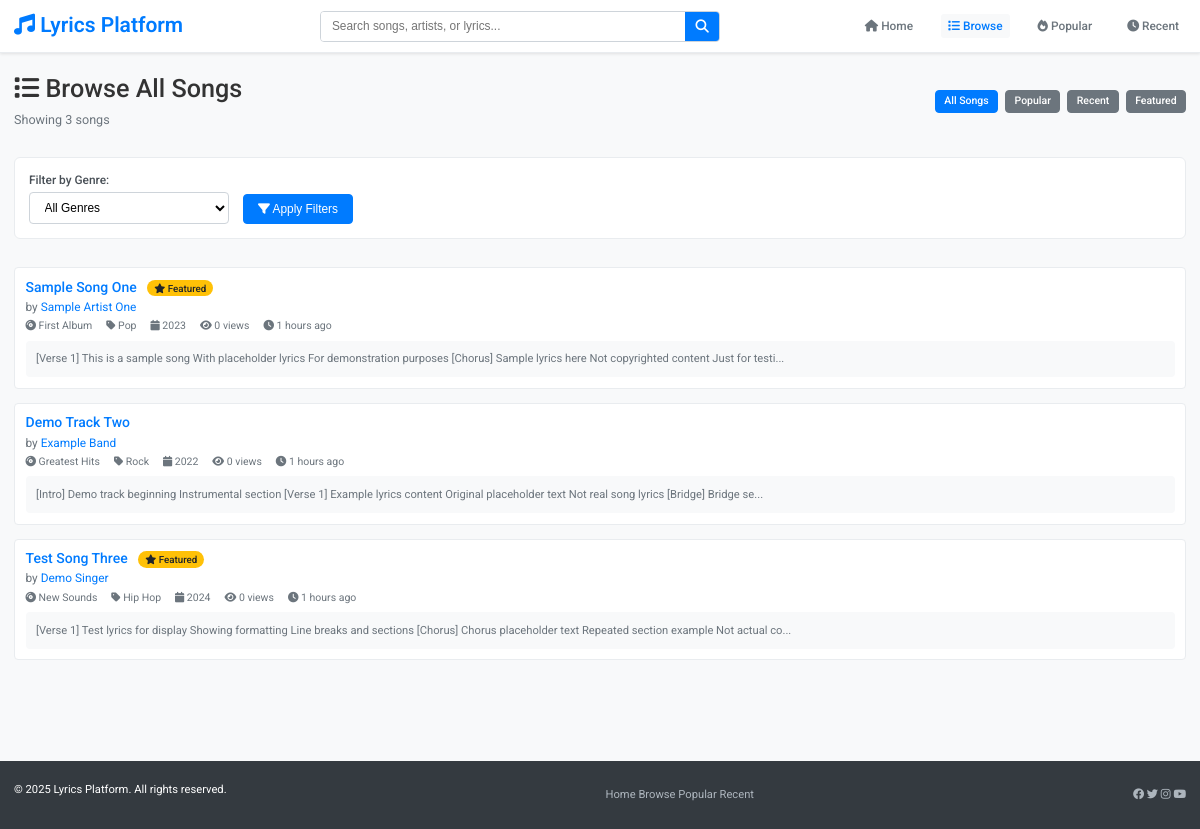
Screenshot of /browse.php with the database file from the repository.
### tables this page shows
CREATE TABLE songs (
    id INT PRIMARY KEY AUTO_INCREMENT,
    title VARCHAR(255) NOT NULL,
    artist_id INT NOT NULL,
    album_id INT DEFAULT NULL,
    genre_id INT DEFAULT NULL,
    lyrics TEXT NOT NULL,
    duration TIME DEFAULT NULL,
    track_number INT DEFAULT NULL,
    release_year YEAR DEFAULT NULL,
    language VARCHAR(50) DEFAULT 'English',
    is_explicit BOOLEAN DEFAULT FALSE,
    is_featured BOOLEAN DEFAULT FALSE,
    view_count INT DEFAULT 0,
    status ENUM('draft', 'published', 'archived') DEFAULT 'published',
    created_at TIMESTAMP DEFAULT CURRENT_TIMESTAMP,
    updated_at TIMESTAMP DEFAULT CURRENT_TIMESTAMP ON UPDATE CURRENT_TIMESTAMP,
    FOREIGN KEY (artist_id) REFERENCES artists(id) ON DELETE CASCADE,
    FOREIGN KEY (album_id) REFERENCES albums(id) ON DELETE SET NULL,
    FOREIGN KEY (genre_id) REFERENCES genres(id) ON DELETE SET NULL,
    INDEX idx_song_title (title),
    INDEX idx_song_artist (artist_id),
    INDEX idx_song_album (album_id),
    INDEX idx_song_genre (genre_id),
    INDEX idx_song_status (status),
    INDEX idx_song_views (view_count DESC),
    INDEX idx_song_created (created_at DESC),
    FULLTEXT idx_song_search (title, lyrics)
);

CREATE TABLE artists (
    id INT PRIMARY KEY AUTO_INCREMENT,
    name VARCHAR(255) NOT NULL UNIQUE,
    bio TEXT DEFAULT NULL,
    country VARCHAR(100) DEFAULT NULL,
    website VARCHAR(255) DEFAULT NULL,
    image_url VARCHAR(500) DEFAULT NULL,
    created_at TIMESTAMP DEFAULT CURRENT_TIMESTAMP,
    updated_at TIMESTAMP DEFAULT CURRENT_TIMESTAMP ON UPDATE CURRENT_TIMESTAMP,
    INDEX idx_artist_name (name)
);

CREATE TABLE albums (
    id INT PRIMARY KEY AUTO_INCREMENT,
    title VARCHAR(255) NOT NULL,
    artist_id INT NOT NULL,
    genre_id INT DEFAULT NULL,
    release_year YEAR DEFAULT NULL,
    cover_image VARCHAR(500) DEFAULT NULL,
    total_tracks INT DEFAULT NULL,
    created_at TIMESTAMP DEFAULT CURRENT_TIMESTAMP,
    updated_at TIMESTAMP DEFAULT CURRENT_TIMESTAMP ON UPDATE CURRENT_TIMESTAMP,
    FOREIGN KEY (artist_id) REFERENCES artists(id) ON DELETE CASCADE,
    FOREIGN KEY (genre_id) REFERENCES genres(id) ON DELETE SET NULL,
    INDEX idx_album_title (title),
    INDEX idx_album_artist (artist_id),
    INDEX idx_album_year (release_year)
);

CREATE TABLE genres (
    id INT PRIMARY KEY AUTO_INCREMENT,
    name VARCHAR(100) NOT NULL UNIQUE,
    description TEXT DEFAULT NULL,
    created_at TIMESTAMP DEFAULT CURRENT_TIMESTAMP,
    INDEX idx_genre_name (name)
);

### includes/functions.php (called while the page is built, shortened)
<?php
function sanitize($data) {
    return htmlspecialchars(trim($data), ENT_QUOTES, 'UTF-8');
}
function createSlug($text) {
    $text = strtolower($text);
    $text = preg_replace('/[^a-z0-9\s-]/', '', $text);
    $text = preg_replace('/[\s-]+/', '-', $text);
    return trim($text, '-');
}
function truncateText($text, $length = 100, $suffix = '...') {
    return substr($text, 0, $length) . $suffix;
}
function timeAgo($datetime) {
    $time = time() - strtotime($datetime);
    if ($time < 86400) return floor($time/3600) . ' hours ago';
    return floor($time/31536000) . ' years ago';
}
?>

### includes/Database.php (called while the page is built, shortened)
<?php
class Database {
    private $connection;
    private $host;
    private $username;
    private $password;
    private $database;
    public function __construct() {
        $this->host = DB_HOST;
        $this->username = DB_USERNAME;
        $this->password = DB_PASSWORD;
        $this->database = DB_NAME;
    }
    private function connect() {
        $this->connection = new mysqli($this->host, $this->username, $this->password, $this->database);
        $this->connection->set_charset(DB_CHARSET);
    }
    public function query($sql, $params = []) {
        $stmt = $this->connection->prepare($sql);
        if (!empty($params)) {
            $types = '';
            foreach ($params as $param) {
                if (is_int($param)) {
                    $types .= 'i';
                } elseif (is_float($param)) {
                    $types .= 'd';
                } else {
                    $types .= 's';
                }
            }
            $stmt->bind_param($types, ...$params);
        }
        if (!$stmt->execute()) {
            throw new Exception("Execute failed: " . $stmt->error);
        }
        return $stmt;
    }
    public function fetchAll($sql, $params = []) {
        $stmt = $this->query($sql, $params);
        $result = $stmt->get_result();
        $data = [];
        while ($row = $result->fetch_assoc()) {
            $data[] = $row;
        }
        return $data;
    }
    public function fetchOne($sql, $params = []) {
        $stmt = $this->query($sql, $params);
        $result = $stmt->get_result();
        $data = $result->fetch_assoc();
        return $data;
    }
}
?>

### config/config.php (called while the page is built, shortened)
<?php
require_once __DIR__ . '/../includes/functions.php';
require_once __DIR__ . '/../includes/Database.php';
require_once __DIR__ . '/../includes/Song.php';
try {
    $db = new Database();
} catch (Exception $e) {
    if (DEBUG_MODE) {
        die('Database connection failed: ' . $e->getMessage());
    } else {
        die('Database connection failed. Please try again later.');
    }
}
?>

### includes/Song.php (called while the page is built, shortened)
<?php
class Song {
    private $db;
    public function __construct($database) {
        $this->db = $database;
    }
    public function getAllSongs($page = 1, $limit = SONGS_PER_PAGE, $orderBy = 'created_at DESC') {
        $offset = ($page - 1) * $limit;
        $sql = "SELECT s.*, a.name as artist_name, al.title as album_title, g.name as genre_name
                FROM songs s
                JOIN artists a ON s.artist_id = a.id
                LEFT JOIN albums al ON s.album_id = al.id
                LEFT JOIN genres g ON s.genre_id = g.id
                WHERE s.status = 'published'
                ORDER BY s.$orderBy
                LIMIT ? OFFSET ?";
        return $this->db->fetchAll($sql, [$limit, $offset]);
    }
    public function getTotalSongsCount() {
        $sql = "SELECT COUNT(*) as total FROM songs WHERE status = 'published'";
        $result = $this->db->fetchOne($sql);
        return $result['total'] ?? 0;
    }
}
?>

### browse.php (the view, shortened to what this page needs)
<?php
include 'includes/header.php';
$songModel = new Song($db);
$type = sanitize($_GET['type'] ?? 'all');
$page = max(1, intval($_GET['page'] ?? 1));
switch ($type) {
    default:
        $orderBy = 'created_at DESC';
        break;
}
if ($type === 'featured') {
    $songs = $songModel->getFeaturedSongs(SONGS_PER_PAGE * 5);
    $totalSongs = count($songs);
    $offset = ($page - 1) * SONGS_PER_PAGE;
    $songs = array_slice($songs, $offset, SONGS_PER_PAGE);
} else {
    $songs = $songModel->getAllSongs($page, SONGS_PER_PAGE, $orderBy);
    $totalSongs = $songModel->getTotalSongsCount();
}
?>
<div class="page-header" style="margin-bottom: 2rem;">
    <div style="display: flex; justify-content: space-between; align-items: center; flex-wrap: wrap; gap: 1rem;">
        <div>
            <h1 style="margin-bottom: 0.5rem;">
                <?php
                switch ($type) {
                    default:
                        echo '<i class="fas fa-list"></i> Browse All Songs';
                        break;
                }
                ?>
            </h1>
            <p style="color: #6c757d; margin: 0;">
                Showing <?php echo number_format($totalSongs); ?> songs
            </p>
        </div>
        <div class="view-toggles" style="display: flex; gap: 0.5rem;">
            <a href="<?php echo SITE_URL; ?>/browse"
               class="btn btn-sm <?php echo $type === 'all' ? 'btn-primary' : 'btn-secondary'; ?>">
                All Songs
            </a>
            <a href="<?php echo SITE_URL; ?>/popular"
               class="btn btn-sm <?php echo $type === 'popular' ? 'btn-primary' : 'btn-secondary'; ?>">
                Popular
            </a>
            <a href="<?php echo SITE_URL; ?>/recent"
               class="btn btn-sm <?php echo $type === 'recent' ? 'btn-primary' : 'btn-secondary'; ?>">
                Recent
            </a>
            <a href="<?php echo SITE_URL; ?>/featured"
               class="btn btn-sm <?php echo $type === 'featured' ? 'btn-primary' : 'btn-secondary'; ?>">
                Featured
            </a>
        </div>
    </div>
</div>
<div class="filters-section" style="background: #fff; border: 1px solid #e9ecef; border-radius: 6px; padding: 1rem; margin-bottom: 2rem;">
    <form method="GET" action="" style="display: flex; gap: 1rem; align-items: end; flex-wrap: wrap;">
        <div class="form-group" style="margin-bottom: 0; min-width: 200px;">
            <label class="form-label">Filter by Genre:</label>
            <select name="genre" class="form-control">
                <option value="">All Genres</option>
            </select>
        </div>
        <div class="form-group" style="margin-bottom: 0;">
            <button type="submit" class="btn btn-primary">
                <i class="fas fa-filter"></i> Apply Filters
            </button>
        </div>
    </form>
</div>
<?php if (!empty($songs)): ?>
    <div class="songs-section">
        <div class="song-list">
            <?php foreach ($songs as $index => $song): ?>
                <div class="song-item">
                    <div class="song-info">
                        <h3 class="song-title">
                            <a href="<?php echo SITE_URL; ?>/song/<?php echo $song['id']; ?>/<?php echo createSlug($song['title']); ?>">
                                <?php echo sanitize($song['title']); ?>
                            </a>
                            <?php if ($song['is_featured']): ?>
                                <span class="tag" style="background: #ffc107; color: #212529; margin-left: 0.5rem;">
                                    <i class="fas fa-star"></i> Featured
                                </span>
                            <?php endif; ?>
                        </h3>
                        <p class="song-artist">
                            by <a href="<?php echo SITE_URL; ?>/artist/<?php echo $song['artist_id']; ?>/<?php echo createSlug($song['artist_name']); ?>">
                                <?php echo sanitize($song['artist_name']); ?>
                            </a>
                        </p>
                        <div class="song-meta">
                            <?php if ($song['album_title']): ?>
                                <span><i class="fas fa-compact-disc"></i> <?php echo sanitize($song['album_title']); ?></span>
                            <?php endif; ?>
                            <?php if ($song['genre_name']): ?>
                                <span><i class="fas fa-tag"></i> <?php echo sanitize($song['genre_name']); ?></span>
                            <?php endif; ?>
                            <?php if ($song['release_year']): ?>
                                <span><i class="fas fa-calendar"></i> <?php echo $song['release_year']; ?></span>
                            <?php endif; ?>
                            <span><i class="fas fa-eye"></i> <?php echo number_format($song['view_count']); ?> views</span>
                            <span><i class="fas fa-clock"></i> <?php echo timeAgo($song['created_at']); ?></span>
                        </div>
                        <div class="lyrics-preview" style="margin-top: 0.5rem; padding: 0.75rem; background: #f8f9fa; border-radius: 4px; font-size: 0.8rem; color: #6c757d; line-height: 1.4;">
                            <?php echo truncateText(strip_tags($song['lyrics']), 150); ?>
                        </div>
                    </div>
                </div>
            <?php endforeach; ?>
        </div>
    </div>
<?php endif; ?>
<?php include 'includes/footer.php'; ?>

### rows the page displays
songs: title "Sample Song One", is_featured 1 (drawn), artist.name "Sample Artist One", album.title "First Album", genre.name "Pop", release_year "2023", view_count "0", created_at "1 hours ago", lyrics "[Verse 1] This is a sample song With placeholder lyrics For demonstration purposes [Chorus] Sample lyrics here Not copyrighted content Just for testi..."
songs: title "Demo Track Two", artist.name "Example Band", album.title "Greatest Hits", genre.name "Rock", release_year "2022", view_count "0", created_at "1 hours ago", lyrics "[Intro] Demo track beginning Instrumental section [Verse 1] Example lyrics content Original placeholder text Not real song lyrics [Bridge] Bridge se..."
songs: title "Test Song Three", is_featured 1 (drawn), artist.name "Demo Singer", album.title "New Sounds", genre.name "Hip Hop", release_year "2024", view_count "0", created_at "1 hours ago", lyrics "[Verse 1] Test lyrics for display Showing formatting Line breaks and sections [Chorus] Chorus placeholder text Repeated section example Not actual co..."

### other values shown
SITE_NAME "Lyrics Platform"
$totalSongs "3"
